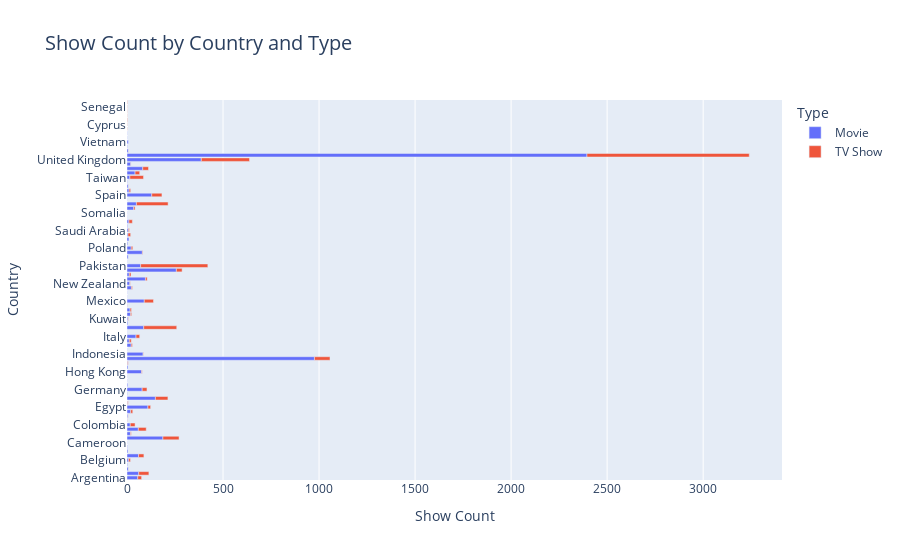

Notebook source saved alongside this figure:
### Code cell
# Create a horizontal bar chart
horizontal_bar_fig = px.bar(show_origin, y='country', x='show_count', color='type',
                            labels={'country': 'Country', 'show_count': 'Show Count', 'type': 'Type'},
                            title='Show Count by Country and Type', orientation='h')

# Update layout
horizontal_bar_fig.update_layout(yaxis_title='Country', xaxis_title='Show Count',
                                 title_font_size=20)

# Show the plot
horizontal_bar_fig.show()

### Figure 1 — Plotly figure (JSON) as saved in the notebook; plotly's stock layout.template omitted (floating-point values rounded to 4 significant figures)
{"data": [{"alignmentgroup": "True", "hovertemplate": "Type=Movie<br>Show Count=%{x}<br>Country=%{y}<extra></extra>", "legendgroup": "Movie", "marker": {"color": "#636efa", "pattern": {"shape": ""}}, "name": "Movie", "offsetgroup": "Movie", "orientation": "h", "showlegend": true, "textposition": "auto", "type": "bar", "x": [56, 61, 8, 3, 9, 60, 5, 2, 1, 187, 18, 59, 17, 1, 5, 19, 109, 3, 148, 2, 79, 4, 1, 1, 76, 5, 3, 976, 84, 1, 22, 12, 47, 1, 87, 4, 5, 18, 16, 1, 90, 1, 1, 23, 15, 96, 12, 257, 71, 1, 6, 80, 22, 4, 10, 5, 7, 3, 10, 1, 1, 35, 49, 1, 129, 11, 7, 2, 15, 42, 82, 20, 387, 2395, 8, 2, 7, 1, 1], "xaxis": "x", "y": ["Argentina", "Australia", "Austria", "Bangladesh", "Belgium", "Brazil", "Bulgaria", "Cambodia", "Cameroon", "Canada", "Chile", "China", "Colombia", "Croatia", "Czech Republic", "Denmark", "Egypt", "Finland", "France", "Georgia", "Germany", "Ghana", "Greece", "Guatemala", "Hong Kong", "Hungary", "Iceland", "India", "Indonesia", "Iran", "Ireland", "Israel", "Italy", "Jamaica", "Japan", "Kenya", "Kuwait", "Lebanon", "Malaysia", "Mauritius", "Mexico", "Mozambique", "Namibia", "Netherlands", "New Zealand", "Nigeria", "Norway", "Not Given", "Pakistan", "Paraguay", "Peru", "Philippines", "Poland", "Portugal", "Romania", "Russia", "Saudi Arabia", "Serbia", "Singapore", "Slovenia", "Somalia", "South Africa", "South Korea", "Soviet Union", "Spain", "Sweden", "Switzerland", "Syria", "Taiwan", "Thailand", "Turkey", "United Arab Emirates", "United Kingdom", "United States", "Uruguay", "Venezuela", "Vietnam", "West Germany", "Zimbabwe"], "yaxis": "y"}, {"alignmentgroup": "True", "hovertemplate": "Type=TV Show<br>Show Count=%{x}<br>Country=%{y}<extra></extra>", "legendgroup": "TV Show", "marker": {"color": "#EF553B", "pattern": {"shape": ""}}, "name": "TV Show", "offsetgroup": "TV Show", "orientation": "h", "showlegend": true, "textposition": "auto", "type": "bar", "x": [20, 53, 1, 1, 9, 28, 84, 4, 41, 25, 1, 1, 1, 11, 14, 3, 65, 25, 3, 3, 81, 2, 6, 10, 19, 172, 2, 2, 6, 1, 7, 1, 48, 5, 2, 9, 9, 30, 350, 3, 8, 1, 14, 5, 1, 18, 7, 165, 53, 8, 1, 71, 24, 30, 2, 1, 251, 845, 1], "xaxis": "x", "y": ["Argentina", "Australia", "Austria", "Belarus", "Belgium", "Brazil", "Canada", "Chile", "China", "Colombia", "Croatia", "Cyprus", "Czech Republic", "Denmark", "Egypt", "Finland", "France", "Germany", "Hong Kong", "Iceland", "India", "Indonesia", "Ireland", "Israel", "Italy", "Japan", "Jordan", "Kuwait", "Lebanon", "Luxembourg", "Malaysia", "Mauritius", "Mexico", "Netherlands", "New Zealand", "Nigeria", "Norway", "Not Given", "Pakistan", "Philippines", "Poland", "Puerto Rico", "Russia", "Saudi Arabia", "Senegal", "Singapore", "South Africa", "South Korea", "Spain", "Sweden", "Switzerland", "Taiwan", "Thailand", "Turkey", "Ukraine", "United Arab Emirates", "United Kingdom", "United States", "Uruguay"], "yaxis": "y"}], "layout": {"barmode": "relative", "legend": {"title": {"text": "Type"}, "tracegroupgap": 0}, "title": {"font": {"size": 20}, "text": "Show Count by Country and Type"}, "xaxis": {"anchor": "y", "domain": [0, 1], "title": {"text": "Show Count"}}, "yaxis": {"anchor": "x", "domain": [0, 1], "title": {"text": "Country"}}}}
